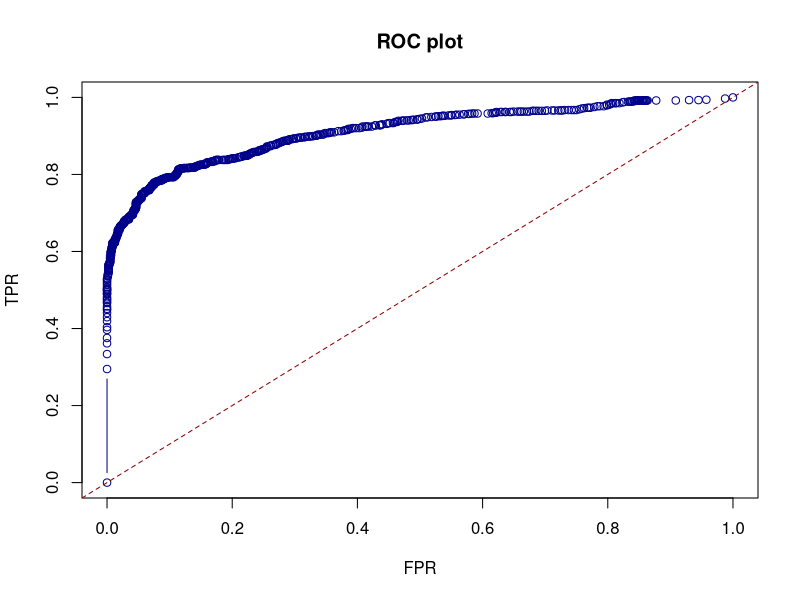

R code for this plot:
#################################################
### COURSE: Genes, Bioinformatics and Disease ###
### COURSE CODE: 900255SCIY                   ###
### PRACTICAL: Tumor Detection                ###
### AUTHOR: Josemari Urtasun Elizari          ###
### LAST MODIFIED: 10/03/2025                 ###
#################################################

### Documentation (1-ROC plot, 2-plot in r, 3-PCA, 4-KNN with class. 5-KNN with caret, class, etc.):
#https://developers.google.com/machine-learning/crash-course/classification/roc-and-auc
#https://r-coder.com/plot-r/
#https://www.r-bloggers.com/2021/05/principal-component-analysis-pca-in-r/
#https://www.geeksforgeeks.org/k-nn-classifier-in-r-programming/
#https://www.datacamp.com/tutorial/k-nearest-neighbors-knn-classification-with-r-tutorial

### Libraries.
library(caret)
library(class)

### Functions.
# Function to split dataset. Input is one dataframe and split value (between 0 and 1), and outputs are train set and test set.
splitdata <- function(dataframe, splitperc){
  
  # Use the input value to get the row number to split the dataframe.
  rowsplit <- round(nrow(dataframe) * splitperc)
  
  # Split train from test set.
  trainset <- dataframe[1:rowsplit,]
  testset <- dataframe[(rowsplit + 1):nrow(dataframe),]
  
  # Return sets.
  return(list(trainset = trainset, testset = testset))  
}
# This can also be done with caret function createDataPartition() from caret (balanced) or sampleSplit() from caTools (random).

# Function to scale with min-max.
minmax <- function(dataframe){
  
  for (column in 1:col(dataframe)){
    
    
  }
  return(scaled_dataframe)
}
# The two functions below can be done simply with base R: scale(x, center = TRUE, scale = TRUE).
# Function to center a dataframe by subtracting the mean of each column.
center <- function(dataframe){
  
  # Make new dataframe to modify.
  center_dataframe <- dataframe
  
  # Loop through columns and get the mean of each column.
  for (column in 1:ncol(center_dataframe)){
    imean <- mean(center_dataframe[,column])
    
    # Loop through rows and substract the mean from each element.
    for (row in 1:nrow(center_dataframe)){
      center_dataframe[row,column] <- center_dataframe[row,column] - imean
    }
  }
  
  # Return centered dataframe.
  return(center_dataframe)
}
# Function to scale the data to z-scores (dividing by the standard deviation on each column).
zscore <- function(dataframe){
  
  # Make new dataframe to modify.
  scaled_datagrame <- dataframe
  
  # Loop through columns and get the mean of each column.
  for (column in 1:ncol(scaled_datagrame)){
    isd <- sd(scaled_datagrame[,column])
    
    # Loop through rows and substract the mean from each element.
    for (row in 1:nrow(scaled_datagrame)){
      scaled_datagrame[row,column] <- scaled_datagrame[row,column] / isd
    }
  }
  
  # Return centered dataframe.
  return(scaled_datagrame)
  
}
# This functions can also be done with preProcess() from caret and set the method = "range"/"scale"/"center".

### Data.
setwd("/home/josemari/Desktop/MasterVU/2024/GBD")
inputfile <- as.data.frame(read.csv("Table_S6.csv"))


###########
### ROC ###
###########

# Sort the data by decreasing order of prediction value.
rocdf <- inputfile[order(inputfile$CancerSEEK.Logistic.Regression.Score, decreasing = TRUE),]
# Get unique prediction values to use as thresholds.
unique_vals <- unique(rocdf$CancerSEEK.Logistic.Regression.Score)

# Make vectors to store TPR and FPR. Add 0 because is not a value on the dataset.
TPR <- c(0)
FPR <- c(0)

# Loop through the unique values, using each of them as a threshold.
for (threshold in unique_vals){
  
  # Calculate TP, FP, TN, FN.
  TP <- sum(rocdf$Tumor.type != "Normal" & rocdf$CancerSEEK.Logistic.Regression.Score >= threshold)
  FP <- sum(rocdf$Tumor.type == "Normal" & rocdf$CancerSEEK.Logistic.Regression.Score >= threshold)
  TN <- sum(rocdf$Tumor.type == "Normal" & rocdf$CancerSEEK.Logistic.Regression.Score < threshold)
  FN <- sum(rocdf$Tumor.type != "Normal" & rocdf$CancerSEEK.Logistic.Regression.Score < threshold)
    
  # Calculate tpr and fpr for current threshold.
  tpr <- TP / (TP + FN)
  fpr <- FP / (FP + TN)
  # Append to the TPR and FPR vectors.
  TPR <- c(TPR, tpr)
  FPR <- c(FPR, fpr)
}

# Plot the ROC plot.
plot(FPR, TPR, type = "b", col = "darkblue", main = "ROC plot")
abline(0,1, col = "darkred", lty = 2) # Diagonal with intercept y = 0 and slope of 1. Lty = 2 for dashed line.


###########
### KNN ###
###########

# Step 1: Preprocessing data.
#############################

# Remove all rows with NA values.
cleandata <- inputfile[complete.cases(inputfile),]
rownames(cleandata) <- paste0("sample", 1:nrow(cleandata))
# Remove metadata
cleandata <- cleandata[,5:ncol(cleandata)]
# Improvement --> remove or limit extreme outliers to not bias the model.

# Step 2: Split dataset.
########################

# Separate train and test with function from caret. This keeps class balance between train and testset. 
set.seed(123)
split <- createDataPartition(cleandata$CancerSEEK.Test.Result, p = 0.8, list = FALSE) # list false makes a vector of rows.
trainset <- cleandata[split,]
testset <- cleandata[-split,]
# Improvements --> modify split ratio depending on data. Use sampleSplit() from caTools for a total random split without balance check. 

# Separate features and labels.
train_features <- trainset[, -ncol(trainset)]
train_labels <- trainset[, ncol(trainset)]
test_features <- testset[, -ncol(testset)]
test_labels <- testset[, ncol(testset)]

# Step 3: Center and scale/normalize.
#####################################

# Get scaling values from training data using preProcess() from caret.
scaling_values <- preProcess(train_features, method = "range")
# Apply to training and test features.
train_features <- predict(scaling_values, newdata = train_features)
test_features <- predict(scaling_values, newdata =  test_features)
# Improvement --> use another scaling method to see how changes results. method can be "center"/"scale"/"pca"/...


# Step 4: Run baseline model.
#############################

# Create variables to store best k and best accuracy.
best_k <- 0
best_acc <- 0
model_predictions <- ""
# Run loop to find best values.
for (i in 1:30){
  
  # Run model with different k.
  model <- knn(train = train_features,
               test = test_features,
               cl = train_labels,
               k = i) 
  
  # Calculate accuracy for each k by dividing correct predictions by total predictions.
  accuracy <- sum(model == test_labels) / length(test_labels)

  # Update values if the accuracy increased.
  if (accuracy > best_acc){
    best_k <- i
    best_acc <- accuracy
    model_predictions <- model
  }
}
print(paste0("Best K = ", best_k, "; Best accuracy = ", best_acc))

# Make confusion matrix comparing model predictions with test labels.
confusionMatrix(as.factor(model_predictions), as.factor(test_labels))


###########
### PCA ###
###########



# ### Feature selection importance.
# rocVarImp <- filterVarImp(features, factor(metadata$CancerSEEK.Test.Result))
# rocVarImp <- rocVarImp[order(rocVarImp$Negative, decreasing = TRUE),]
# 
# # Extract importance values
# feature_importance <- rocVarImp[,1]  
# names(feature_importance) <- rownames(rocVarImp)  # Assign feature names
# 
# # Bar plot
# par(mar = c(10, 4, 4, 2))  # Increase bottom margin for labels
# barplot(sort(feature_importance, decreasing = TRUE), 
#         las = 2, col = "steelblue", 
#         main = "Feature Importance (with caret ROC AUC)", 
#         xlab = "Features", ylab = "Importance Score",
#         margins = c(10, 10))
# 
# 
# ### Step 3: PCA
# # Use the principal component function to calculate the PC values.
# pca_results <- prcomp(features, scale. = FALSE, center = FALSE)
# 
# # Get the importance of each pc.
# pc_importace <- summary(pca_results)$importance
# # Make scree plot to visualize the proportion of variance from each component.
# plot(pc_importace[2,], type = "b", col = "darkblue", ylab = "Proportion of Variance", xlab = "PC components", main = "Scree plot")
# 
# # Get the loadings (the contribution of each feature to each pc).
# pc_loadings <- pca_results$rotation
# 
# # Examine the correlation between variables.
# correl_features <- cor(features)
# heatmap(correl_features, main = "Feature Correlation", col = colorRampPalette(c("blue", "white", "red"))(20), margins = c(10, 10))
# 
# 


### How to decide the centering and scaling method?
### How to decide how many PC to use? Scree plot shows very low importance of each individual pc.
### How to decide which features to remove using the correlation heatmap? Is >4 enought to consider correlated features?


